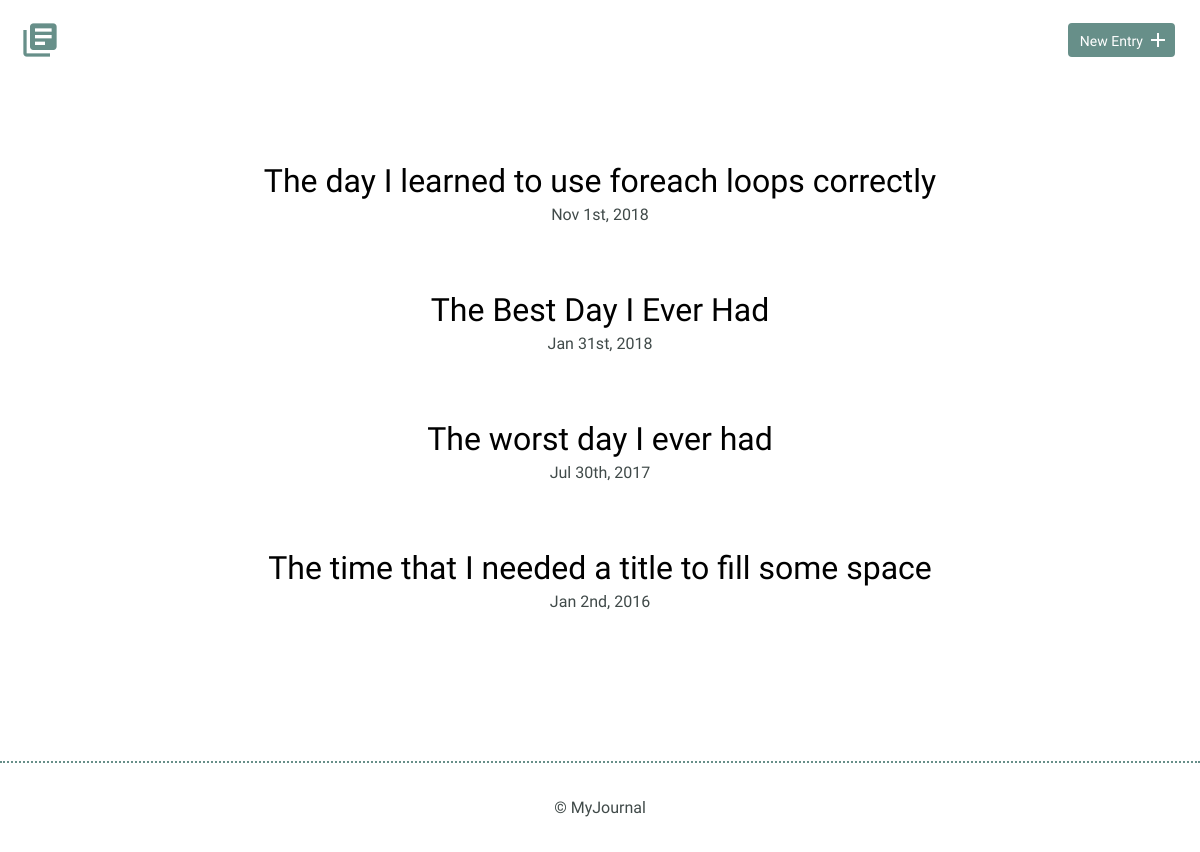
Before: / with the older database file.
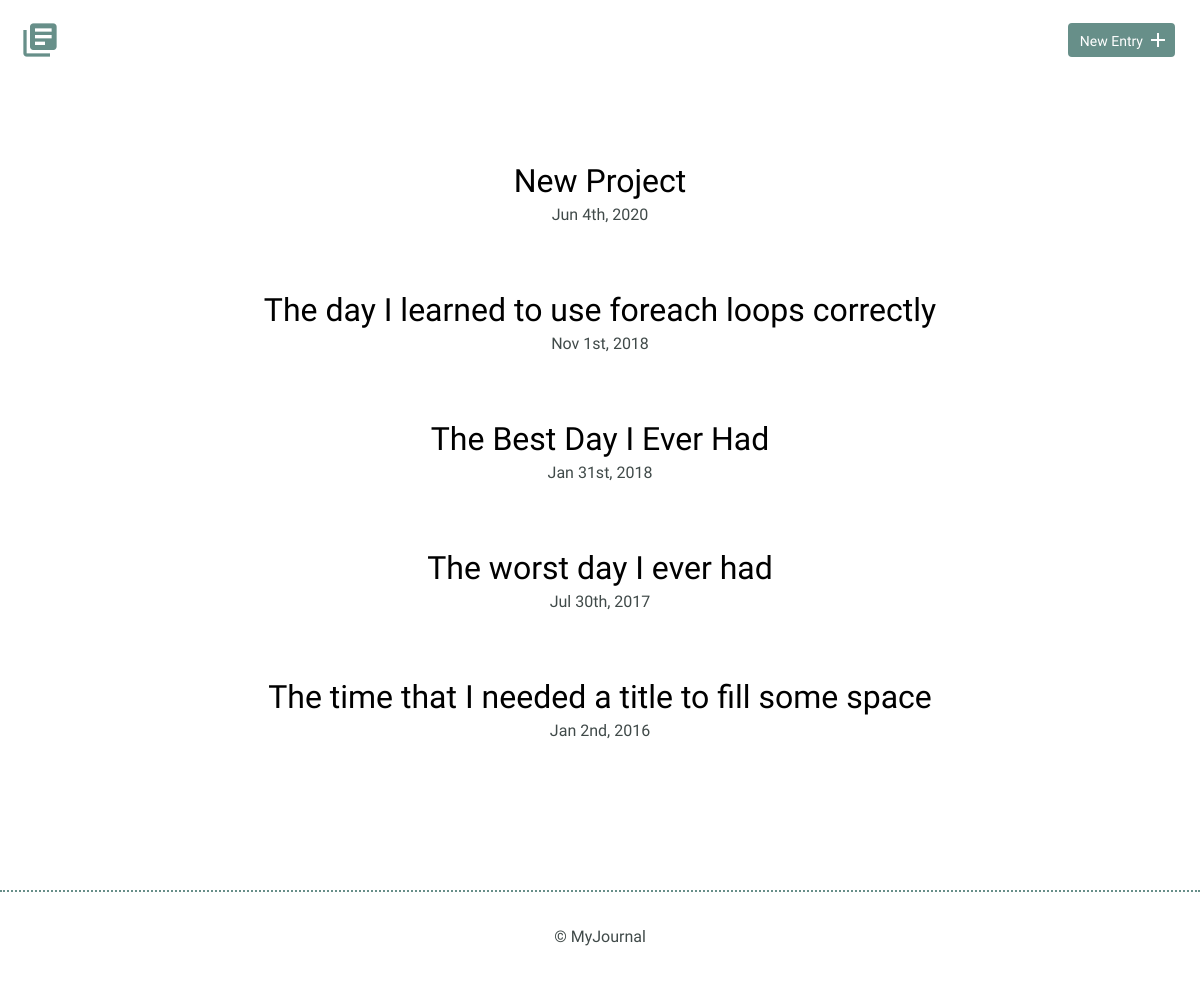
After: the same page with the newer database file.
### tables this page shows
CREATE TABLE "entries" (
	`id`	INTEGER,
	`title`	TEXT,
	`date`	TEXT,
	`time_spent`	INTEGER,
	`learned`	BLOB,
	`resources`	BLOB,
	PRIMARY KEY(`id`)
);

### includes/functions.php (called while the page is built, shortened)
<?php
function getJournalEntries(){
    include 'includes/connection.php';
    try{
        return $db->query('SELECT id, title, date FROM entries ORDER BY date DESC');
    } catch(Exception $e){
        echo "Error!: " . $e->getMessage() . "</br>";
        return false;
    }
};

### index.php (the view, shortened to what this page needs)
<!DOCTYPE html>
<html>
    <head>
        <link rel="stylesheet" href="css/normalize.css">
        <link rel="stylesheet" href="css/site.css">
    </head>
    <body>
       <?php include('includes/header.php');
             include('includes/functions.php');
       ?>
        <section>
            <div class="container">
                <div class="entry-list">
               <?php foreach(getJournalEntries() as $entry){
                   echo '<article><h2>'.
                    '<a href="detail.php?id='. $entry[id] .'">' . $entry[title] . '</a></h2>'.
                    '<time datetime="' . $entry[date] . '">' . date('M jS, Y', strtotime($entry[date])) .'</time>'.
                    '</article>';
               }
               ?>
                </div>
            </div>
        </section>
        <?php include('includes/footer.php'); ?>
    </body>
</html>

### includes/header.php
<?php
echo '<header>
        <div class="container">
            <div class="site-header">
                <a class="logo" href="index.php"><i class="material-icons">library_books</i></a>
                <a class="button icon-right" href="new.php"><span>New Entry</span> <i class="material-icons">add</i></a>
            </div>
        </div>
     </header>';
?>

### includes/footer.php
<?php
echo '<footer>
        <div>
            &copy; MyJournal
        </div>
    </footer>';
?>

### css/site.css (style rules this page uses)
body { font-size: 16px; color: #404a49; font-family: 'Cousine', serif; font-weight: 400; }
.container { margin: 0 auto; padding: 0 25px; }
header .site-header { margin: 0 auto; height: 95px; }
header .logo i { color: #678f89; margin: 20px 0 0 -5px; float: left; font-size: 40px; }
header .button { float: right; margin: 33px 0 0 0; }
footer { text-align: center; padding: 35px 0; border-top: 2px dotted #678f89; }
.button { padding: 8px 10px 6px 10px; background: #678f89; border: 2px solid #678f89; border-radius: 4px; text-decoration: none; color: #FFF; position: relative; text-align: center; font-size: 14px; }
.button.icon-right { padding-right: 30px; top: -10px; }
.button.icon-right i { position: absolute; top: 3px; right: 3px; }
h1, h2, h3 { margin: 0; font-weight: 400; line-height: 1em; color: #000; }
h2 { font-size: 32px; }
h2 a { text-decoration: none; color: #000; }
.entry-list, .edit-entry, .new-entry { max-width: 800px; margin: 0 auto; padding: 70px 0 150px 0; }
.entry-list article { margin-bottom: 70px; text-align: center; }
.entry-list article:last-child { margin-bottom: 0; }
.entry-list article h2 { margin-bottom: 8px; }

Changed rows visible on the page:
added entries: title "New Project", date "Jun 4th, 2020"
